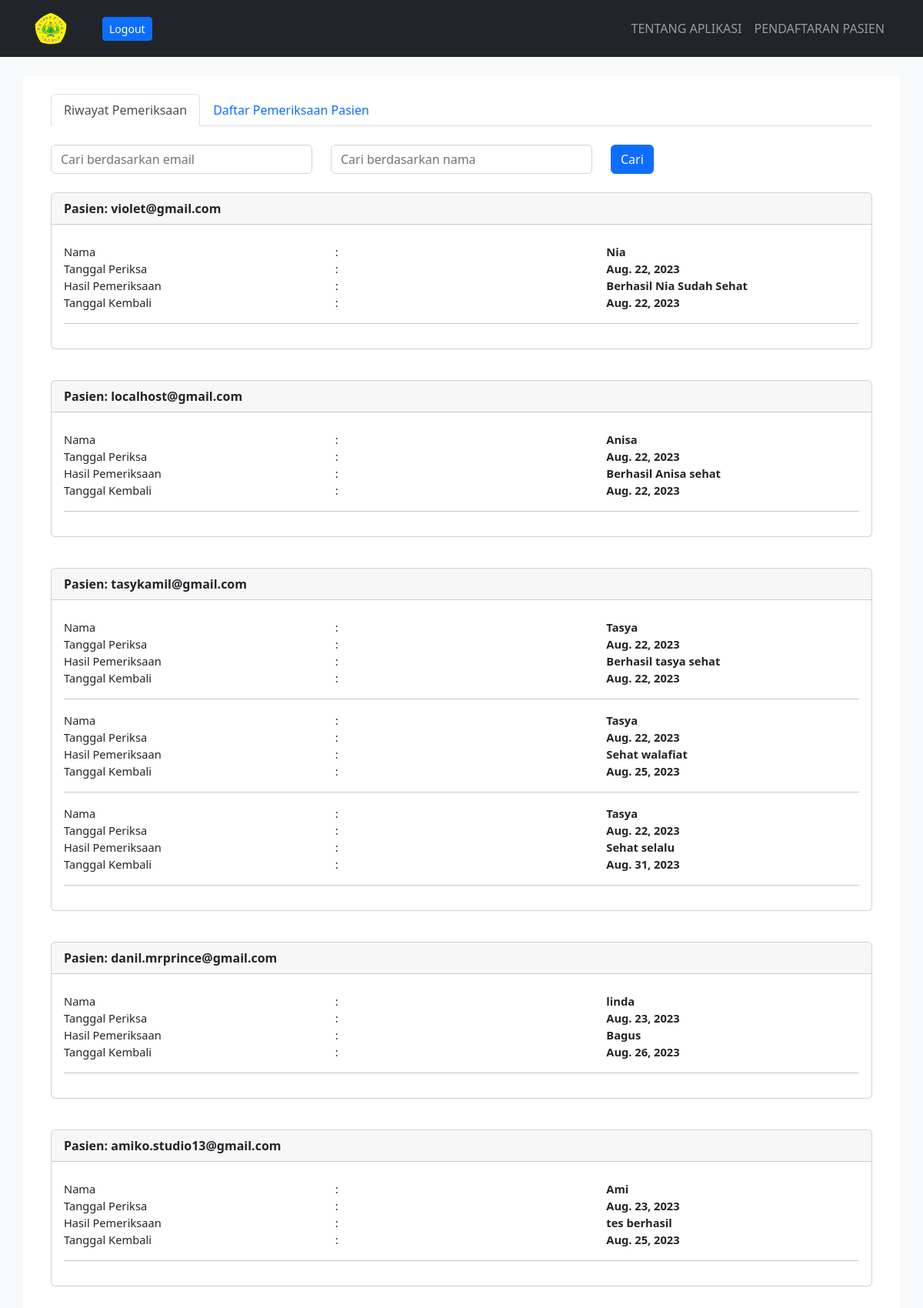
Page /bidan/ (signed in) on the committed database.
### bidan/models.py (models this page shows)
class Pendaftaran(models.Model):
    name = models.CharField(max_length=50)
    name_pasangan = models.CharField(max_length=50, default="")
    name_anak = models.CharField(max_length=50, default="")
    email = models.CharField(max_length=100)
    nomortelepon = models.CharField(max_length=15)
    jeniskelamin = models.CharField(max_length=15)
    alamat = models.TextField(blank=True)
    message = models.TextField(blank=True)
    tanggal_daftar = models.DateField(auto_now_add=True)
    daftar_konfirmasi = models.BooleanField(default=False)
    periksa_konfirmasi = models.BooleanField(default=False)
    tanggal_konfirmasi = models.DateField(
        auto_now_add=False, null=True, blank=True)
    def __str__(self):
        return self.name
    class Meta:
        ordering = ["tanggal_konfirmasi", ]

class RekamMedik(models.Model):
    pasien = models.ForeignKey(
        Pendaftaran,
        on_delete=models.CASCADE
    )
    tanggal_periksa = models.DateField(auto_now_add=True)
    message = models.TextField(blank=True)
    status = models.BooleanField(default=False)
    tanggal_kembali = models.DateField(
        auto_now_add=False, null=True, blank=True)

### bidan/views.py (the view, shortened to what this page needs)
# urls.py: path('bidan/', BidanTemplateView.as_view(), name='bidan'),
class BidanTemplateView(TemplateView):
    template_name = 'bidan.html'
    login_required = True
    def get_context_data(self, *args, **kwargs):
        context = super().get_context_data(*args, **kwargs)
        search_email = self.request.GET.get('search_email')
        search_nama = self.request.GET.get('search_nama')
        pendaftaran = Pendaftaran.objects.all()
        riwayat = RekamMedik.objects.all()
        if search_email:
            riwayat = riwayat.filter(pasien__email__icontains=search_email)
        if search_nama:
            riwayat = riwayat.filter(pasien__name__icontains=search_nama)
        context.update({
            "pendaftaran": pendaftaran,
            "riwayat": riwayat
        })
        return context

### templates/bidan.html (shortened to what this page needs)
{% extends 'base.html' %}  {% block content %}
<div class="container">
  <div class="row my-4 rounded bg-body p-4">
    <nav>
      <div class="nav nav-tabs" id="nav-tab" role="tablist">
        <button
          class="nav-link active"
          id="nav-profile-tab"
          data-bs-toggle="tab"
          data-bs-target="#nav-profile"
          type="button"
          role="tab"
          aria-controls="nav-profile"
          aria-selected="true"
        >
          Riwayat Pemeriksaan
        </button>
        <button
          class="nav-link"
          id="nav-home-tab"
          data-bs-toggle="tab"
          data-bs-target="#nav-home"
          type="button"
          role="tab"
          aria-controls="nav-home"
          aria-selected="false"
        >
          Daftar Pemeriksaan Pasien
        </button>
      </div>
    </nav>
    <div class="tab-content" id="nav-tabContent">
      <div
        class="tab-pane fade show active"
        id="nav-profile"
        role="tabpanel"
        aria-labelledby="nav-profile-tab"
        tabindex="0"
      >
        <div>
          <br />
          <form method="get" action="">
            <div class="row">
              <div class="col">
                <input
                  class="form-control"
                  type="text"
                  name="search_email"
                  placeholder="Cari berdasarkan email"
                />
              </div>
              <div class="col">
                <input
                  class="form-control"
                  type="text"
                  name="search_nama"
                  placeholder="Cari berdasarkan nama"
                />
              </div>
              <div class="col">
                <button class="btn btn-primary" type="submit">Cari</button>
              </div>
            </div>
          </form>
          {% regroup riwayat by pasien.email as riwayat_by_email %}
          {% for email_group in riwayat_by_email %}
          <br />
          <div class="card mb-3">
            <div class="card-header">
              <strong>Pasien: {{ email_group.grouper }}</strong>
            </div>
            <div class="card-body">
              <div style="font-size: 11pt" class="my-2">
                {% for data in email_group.list %}
                <div class="row">
                  <div class="col">Nama</div>
                  <div class="col">:</div>
                  <div class="col fw-semibold">{{ data.pasien }}</div>
                </div>
                <div class="row">
                  <div class="col">Tanggal Periksa</div>
                  <div class="col">:</div>
                  <div class="col fw-semibold">{{ data.tanggal_periksa }}</div>
                </div>
                <div class="row">
                  <div class="col">Hasil Pemeriksaan</div>
                  <div class="col">:</div>
                  <div class="col fw-semibold">{{ data.message }}</div>
                </div>
                <div class="row">
                  <div class="col">Tanggal Kembali</div>
                  <div class="col">:</div>
                  <div class="col fw-semibold">{{ data.tanggal_kembali }}</div>
                </div>
                <hr>
                {% endfor %}
              </div>
            </div>
          </div>
          {% endfor %}
        </div>
      </div>
    </div>
  </div>
</div>
{% endblock content %}

### rows in the picture
Pendaftaran: grouper "violet@gmail.com"
RekamMedik: pasien "Nia", tanggal_periksa "Aug. 22, 2023", message "Berhasil Nia Sudah Sehat", tanggal_kembali "Aug. 22, 2023"
Pendaftaran: grouper "localhost@gmail.com"
RekamMedik: pasien "Anisa", tanggal_periksa "Aug. 22, 2023", message "Berhasil Anisa sehat", tanggal_kembali "Aug. 22, 2023"
Pendaftaran: grouper "tasykamil@gmail.com"
RekamMedik: pasien "Tasya", tanggal_periksa "Aug. 22, 2023", message "Berhasil tasya sehat", tanggal_kembali "Aug. 22, 2023"
RekamMedik: pasien "Tasya", tanggal_periksa "Aug. 22, 2023", message "Sehat walafiat", tanggal_kembali "Aug. 25, 2023"
RekamMedik: pasien "Tasya", tanggal_periksa "Aug. 22, 2023", message "Sehat selalu", tanggal_kembali "Aug. 31, 2023"
Pendaftaran: grouper "danil.mrprince@gmail.com"
RekamMedik: pasien "linda", tanggal_periksa "Aug. 23, 2023", message "Bagus", tanggal_kembali "Aug. 26, 2023"
Pendaftaran: grouper "amiko.studio13@gmail.com"
RekamMedik: pasien "Ami", tanggal_periksa "Aug. 23, 2023", message "tes berhasil", tanggal_kembali "Aug. 25, 2023"
